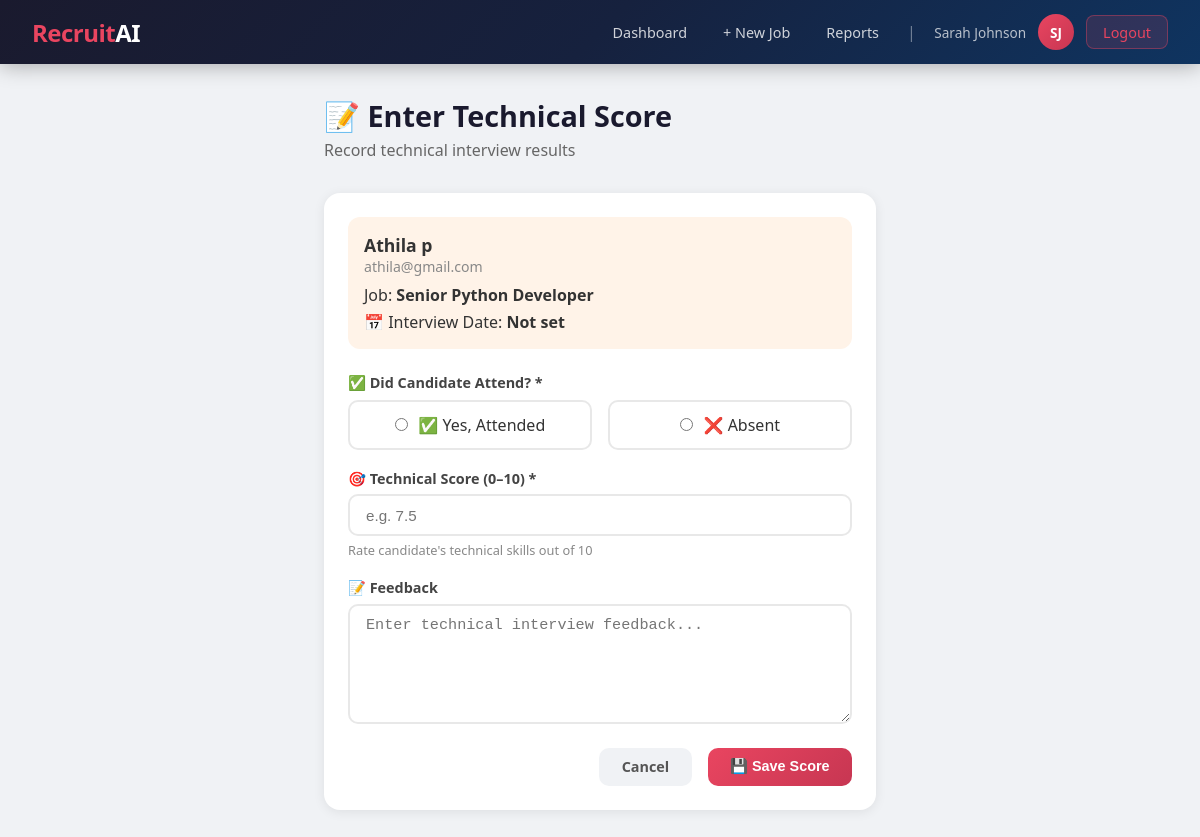
The app's page /hr/applications/5/technical-score/ (signed in), older data.
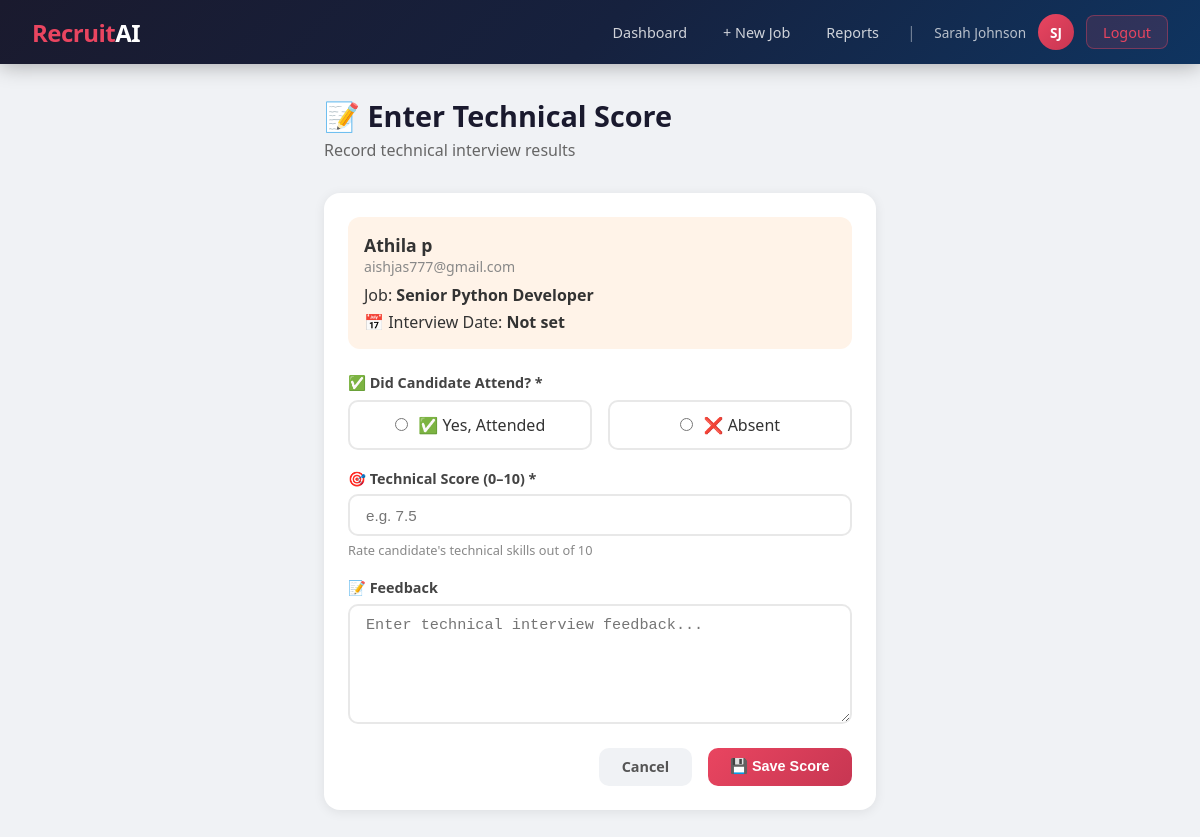
The same page, newer data.
### core/models.py (models this page shows, shortened)
class Application(models.Model):
    STATUS_CHOICES = [
        ('applied', 'Applied'),
        ('not_shortlisted', 'Not Shortlisted'),
        ('shortlisted', 'Shortlisted'),
        ('technical_scheduled', 'Technical Interview Scheduled'),
        ('technical_completed', 'Technical Interview Completed'),
        ('hr_scheduled', 'HR Interview Scheduled'),
        ('hr_completed', 'HR Interview Completed'),
        ('system_recommended', 'System Recommended'),
        ('selected', 'Selected'),
        ('rejected', 'Rejected'),
    ]
    RECOMMENDATION_CHOICES = [
        ('selected', 'Selected'),
        ('rejected', 'Rejected'),
    ]
    job = models.ForeignKey(
        Job,
        on_delete=models.CASCADE,
        related_name='applications'
    )
    candidate = models.ForeignKey(
        User,
        on_delete=models.CASCADE,
        related_name='applications'
    )
    resume = models.FileField(
        upload_to='resumes/'
    )
    resume_text = models.TextField(
        blank=True
    )
    status = models.CharField(
        max_length=30,
        choices=STATUS_CHOICES,
        default='applied',
        null=False,
        blank=False
    )
    rank = models.IntegerField(
        null=True,
        blank=True
    )
    applied_at = models.DateTimeField(
        auto_now_add=True
    )
    updated_at = models.DateTimeField(
        auto_now=True
    )
    resume_score = models.FloatField(
        null=True,
        blank=True
    )
    missing_skills = models.TextField(
        blank=True
    )
    rejection_reason = models.TextField(
        blank=True
    )
    technical_date = models.DateField(
        null=True,
        blank=True
    )
    technical_time = models.TimeField(
        null=True,
        blank=True
    )
    technical_interviewer = models.CharField(
        max_length=100,
        blank=True
    )
    technical_score = models.FloatField(
        null=True,
        blank=True
    )
    technical_attended = models.BooleanField(
        null=True,
        blank=True
    )
    technical_feedback = models.TextField(
        blank=True
    )
    hr_date = models.DateField(
        null=True,
        blank=True
    )
    hr_time = models.TimeField(
        null=True,
        blank=True
    )
    hr_interviewer = models.CharField(
        max_length=100,
        blank=True
    )
    hr_score = models.FloatField(
        null=True,
        blank=True
    )
    hr_attended = models.BooleanField(
        null=True,
        blank=True
    )
    hr_feedback = models.TextField(
        blank=True
    )
    final_score = models.FloatField(
        null=True,
        blank=True
    )
    system_recommendation = models.CharField(
        max_length=10,
        choices=RECOMMENDATION_CHOICES,
        null=True,
        blank=True
    )
    final_decision = models.CharField(
        max_length=10,
        choices=RECOMMENDATION_CHOICES,
        null=True,
        blank=True
    )
    hr_decision_notes = models.TextField(
        blank=True
    )
    class Meta:
        unique_together = ('job', 'candidate')
        ordering = ['-resume_score']

class Job(models.Model):
    hr = models.ForeignKey(
        User,
        on_delete=models.CASCADE,
        related_name='jobs'
    )
    title = models.CharField(
        max_length=200
    )
    required_skills = models.TextField(
        help_text="Comma-separated skills"
    )
    required_experience = models.CharField(
        max_length=100
    )
    description = models.TextField()
    start_date = models.DateField(
        null=True,
        blank=True
    )
    end_date = models.DateField(
        null=True,
        blank=True
    )
    created_at = models.DateTimeField(
        auto_now_add=True
    )
    updated_at = models.DateTimeField(
        auto_now=True
    )

### core/views.py (the view)
    @login_required
    def wrapper(request, *args, **kwargs):
        if not hasattr(request.user, 'profile') or not request.user.profile.is_hr():
            messages.error(request, "Access denied. HR only.")
            return redirect('dashboard')
        return func(request, *args, **kwargs)

### core/forms.py
class TechnicalScoreForm(forms.ModelForm):
    class Meta:
        model = Application
        fields = ['technical_score', 'technical_attended', 'technical_feedback']
        widgets = {
            'technical_feedback': forms.Textarea(attrs={
                'rows': 4,
                'placeholder': 'Enter feedback about technical interview...'
            }),
            'technical_score': forms.NumberInput(attrs={
                'min': 0, 'max': 10, 'step': 0.1,
                'placeholder': 'Score out of 10'
            }),
        }
        labels = {
            'technical_score': 'Technical Score (out of 10)',
            'technical_attended': 'Candidate Attended?',
            'technical_feedback': 'Technical Feedback',
        }

### core/models.py (called while the page is built)
    def is_hr(self):
        return self.role == 'hr'

### core/views.py (called while the page is built)
def require_hr(func):
    @login_required
    def wrapper(request, *args, **kwargs):
        if not hasattr(request.user, 'profile') or not request.user.profile.is_hr():
            messages.error(request, "Access denied. HR only.")
            return redirect('dashboard')
        return func(request, *args, **kwargs)
    wrapper.__name__ = func.__name__
    return wrapper

### core/templates/core/enter_technical_score.html (shortened to what this page needs)
{% extends 'core/base.html' %}
{% block content %}
<div class="container" style="max-width:600px;">
    <div class="page-header">
        <h1>📝 Enter Technical Score</h1>
        <p>Record technical interview results</p>
    </div>
    <div class="card">
        <div style="background:#fff3e8; border-radius:12px; padding:1rem; margin-bottom:1.5rem;">
            <div style="font-weight:700; font-size:1.1rem;">
                {{ application.candidate.get_full_name|default:application.candidate.username }}
            </div>
            <div style="color:#888; font-size:0.88rem;">{{ application.candidate.email }}</div>
            <div style="margin-top:0.5rem;">Job: <strong>{{ application.job.title }}</strong></div>
            <div style="margin-top:0.3rem;">📅 Interview Date: <strong>{{ application.technical_date|default:"Not set" }}</strong></div>
        </div>
        <form method="post">
            <div class="form-group">
                <label class="form-label">✅ Did Candidate Attend? *</label>
                <div style="display:flex; gap:1rem; margin-top:0.5rem;">
                    <label style="flex:1; cursor:pointer; padding:0.75rem; border:2px solid #e8e8e8; border-radius:10px; text-align:center;">
                        <input type="radio" name="technical_attended" value="True" style="margin-right:0.4rem;"
                            {% if application.technical_attended == True %}checked{% endif %}>
                        ✅ Yes, Attended
                    </label>
                    <label style="flex:1; cursor:pointer; padding:0.75rem; border:2px solid #e8e8e8; border-radius:10px; text-align:center;">
                        <input type="radio" name="technical_attended" value="False" style="margin-right:0.4rem;"
                            {% if application.technical_attended == False %}checked{% endif %}>
                        ❌ Absent
                    </label>
                </div>
            </div>
            <div class="form-group">
                <label class="form-label">🎯 Technical Score (0–10) *</label>
                <input type="number" name="technical_score" class="form-control"
                       min="0" max="10" step="0.1" placeholder="e.g. 7.5"
                       value="{{ application.technical_score|default:'' }}" required>
                <div class="form-text">Rate candidate's technical skills out of 10</div>
            </div>
            <div class="form-group">
                <label class="form-label">📝 Feedback</label>
                <textarea name="technical_feedback" class="form-control" rows="4"
                    placeholder="Enter technical interview feedback...">{{ application.technical_feedback }}</textarea>
            </div>
            <div style="display:flex; gap:1rem; justify-content:flex-end; margin-top:1rem;">
                <a href="{% url 'job_applicants' application.job.pk %}" class="btn btn-secondary">Cancel</a>
                <button type="submit" class="btn btn-primary">💾 Save Score</button>
            </div>
        </form>
    </div>
</div>
{% endblock %}

Row changes from the older to the newer data that the page shows:
changed Application "Not set": candidate.email "athila@gmail.com" → "aishjas777@gmail.com"
